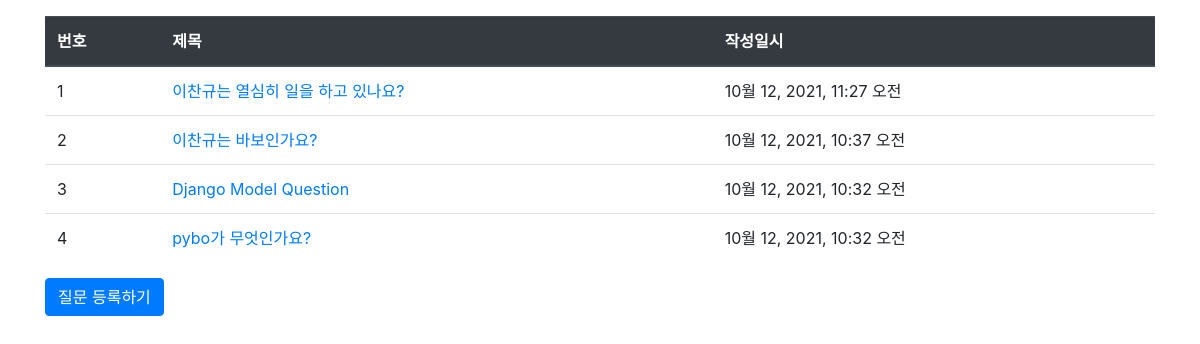
Screenshot of /pybo/ with the database file from the repository.
### pybo/models.py (models this page shows, shortened)
class Question(models.Model):
    subject = models.CharField(max_length=200)
    content = models.TextField()
    create_date = models.DateTimeField()

### pybo/views.py (the view)
# urls.py: path('', views.index, name= 'index'),
def index(request):
    question_list = Question.objects.order_by('-create_date')
    context = {'question_list': question_list}
    return render(request, 'pybo/question_list.html', context)

### templates/pybo/question_list.html
{% extends 'base.html' %}
{% block content %}
<div class="container my-3">
    <table class="table">
        <thead>
        <tr class="thead-dark">
            <th>번호</th>
            <th>제목</th>
            <th>작성일시</th>
        </tr>
        </thead>
        <tbody>
        {% if question_list %}
        {% for question in question_list %}
        <tr>
            <td>{{ forloop.counter }}</td>
            <td>
                <a href="{% url 'pybo:detail' question.id %}">{{ question.subject }}</a>
            </td>
            <td>{{ question.create_date }}</td>
        </tr>
        {% endfor %}
        {% else %}
        <tr>
            <td colspan="3">질문이 없습니다.</td>
        </tr>
        {% endif %}
        </tbody>
    </table>
    <a href="{% url 'pybo:question_create' %}" class="btn btn-primary">질문 등록하기</a>
</div>
{% endblock %}

### templates/base.html (shortened to what this page needs)
{% load static %}
<!doctype html>
<html lang="ko">
<head>
    <link rel="stylesheet" type="text/css" href="{% static 'bootstrap.min.css' %}">
    <link rel="stylesheet" type="text/css" href="{% static 'style.css' %}">
</head>
<body>
{% block content %}
{% endblock %}
</body>
</html>

### rows the page displays
Question: subject "이찬규는 열심히 일을 하고 있나요?", create_date "10월 12, 2021, 11:27 오전"
Question: subject "이찬규는 바보인가요?", create_date "10월 12, 2021, 10:37 오전"
Question: subject "Django Model Question", create_date "10월 12, 2021, 10:32 오전"
Question: subject "pybo가 무엇인가요?", create_date "10월 12, 2021, 10:32 오전"
